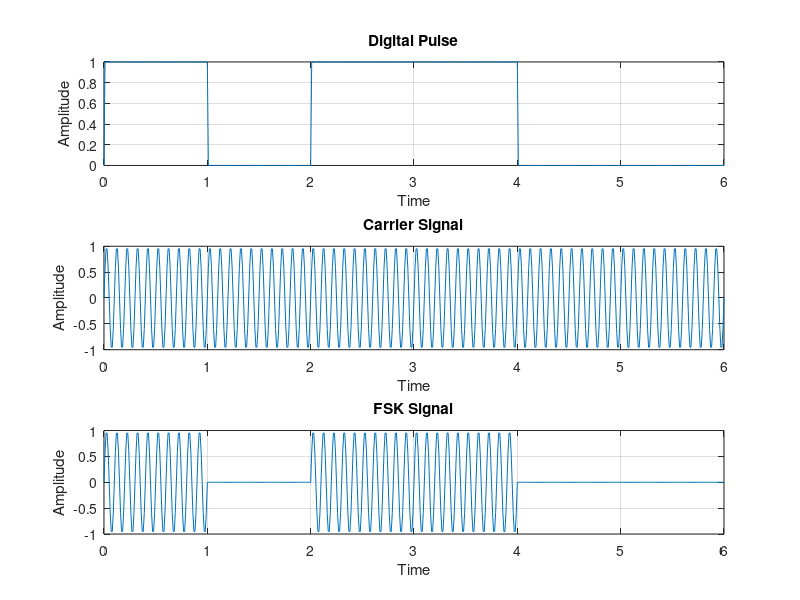

Write the MATLAB code that produced this figure.
clear;
close all;
clc;

A = 1;
f = 10;
b = [0 1 0 1 1 0]; % binary pulse
n = length(b);  % length of binary pulse
t = 0:0.01:n;   
x = 1:1:(n+1)*100;

bw = zeros(size(x));  % Initialize bw variable

for i = 1:n
    bw((i-1)*100+1:i*100) = b(i);  % Corrected loop for binary pulse
end

pulse = bw(100:end);
c = A * sin(2 * pi * f * t);
fsk = pulse .* c;

subplot(3,1,1);
plot(t, pulse);
title('Digital Pulse');
xlabel('Time');
ylabel('Amplitude');
grid on;

subplot(3,1,2);
plot(t, c);
title('Carrier Signal');
xlabel('Time');
ylabel('Amplitude');
grid on;

subplot(3,1,3);
plot(t, fsk);
title('FSK Signal');
xlabel('Time');
ylabel('Amplitude');
grid on;
